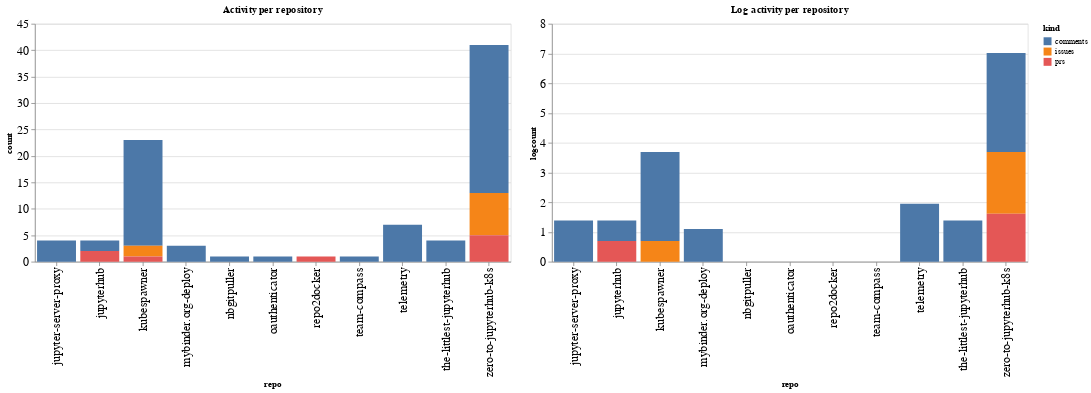

The notebook cell saved with this chart:
### Code cell
ch1 = alt.Chart(repo_summaries, width=600, title="Activity per repository").mark_bar().encode(
    x='repo',
    y='count',
    color='kind',
    tooltip="kind"
)

ch2 = alt.Chart(repo_summaries, width=600, title="Log activity per repository").mark_bar().encode(
    x='repo',
    y='logcount',
    color='kind',
    tooltip="kind"
)

ch1 | ch2

### Figure 1 — Vega-Lite specification as saved in the notebook (floating-point values rounded to 4 significant figures)
{"config": {"axisLeft": {"labelFontSize": 15}, "axisBottom": {"labelFontSize": 15}}, "hconcat": [{"mark": "bar", "encoding": {"color": {"type": "nominal", "field": "kind"}, "tooltip": {"type": "nominal", "field": "kind"}, "x": {"type": "nominal", "field": "repo"}, "y": {"type": "quantitative", "field": "count"}}, "title": "Activity per repository", "width": 600}, {"mark": "bar", "encoding": {"color": {"type": "nominal", "field": "kind"}, "tooltip": {"type": "nominal", "field": "kind"}, "x": {"type": "nominal", "field": "repo"}, "y": {"type": "quantitative", "field": "logcount"}}, "title": "Log activity per repository", "width": 600}], "data": {"name": "data-219242a56e8db2f0095bfdaf533513cc"}, "$schema": "https://vega.github.io/schema/vega-lite/v4.8.1.json", "datasets": {"data-219242a56e8db2f0095bfdaf533513cc": [{"repo": "jupyter-server-proxy", "kind": "comments", "count": 4, "logcount": 1.386}, {"repo": "jupyterhub", "kind": "comments", "count": 2, "logcount": 0.6931}, {"repo": "jupyterhub", "kind": "prs", "count": 2, "logcount": 0.6931}, {"repo": "kubespawner", "kind": "comments", "count": 20, "logcount": 2.996}, {"repo": "kubespawner", "kind": "issues", "count": 2, "logcount": 0.6931}, {"repo": "kubespawner", "kind": "prs", "count": 1, "logcount": 0.0}, {"repo": "mybinder.org-deploy", "kind": "comments", "count": 3, "logcount": 1.099}, {"repo": "nbgitpuller", "kind": "comments", "count": 1, "logcount": 0.0}, {"repo": "oauthenticator", "kind": "comments", "count": 1, "logcount": 0.0}, {"repo": "repo2docker", "kind": "prs", "count": 1, "logcount": 0.0}, {"repo": "team-compass", "kind": "comments", "count": 1, "logcount": 0.0}, {"repo": "telemetry", "kind": "comments", "count": 7, "logcount": 1.946}, {"repo": "the-littlest-jupyterhub", "kind": "comments", "count": 4, "logcount": 1.386}, {"repo": "zero-to-jupyterhub-k8s", "kind": "comments", "count": 28, "logcount": 3.332}, {"repo": "zero-to-jupyterhub-k8s", "kind": "issues", "count": 8, "logcount": 2.079}, {"repo": "zero-to-jupyterhub-k8s", "kind": "prs", "count": 5, "logcount": 1.609}]}}
